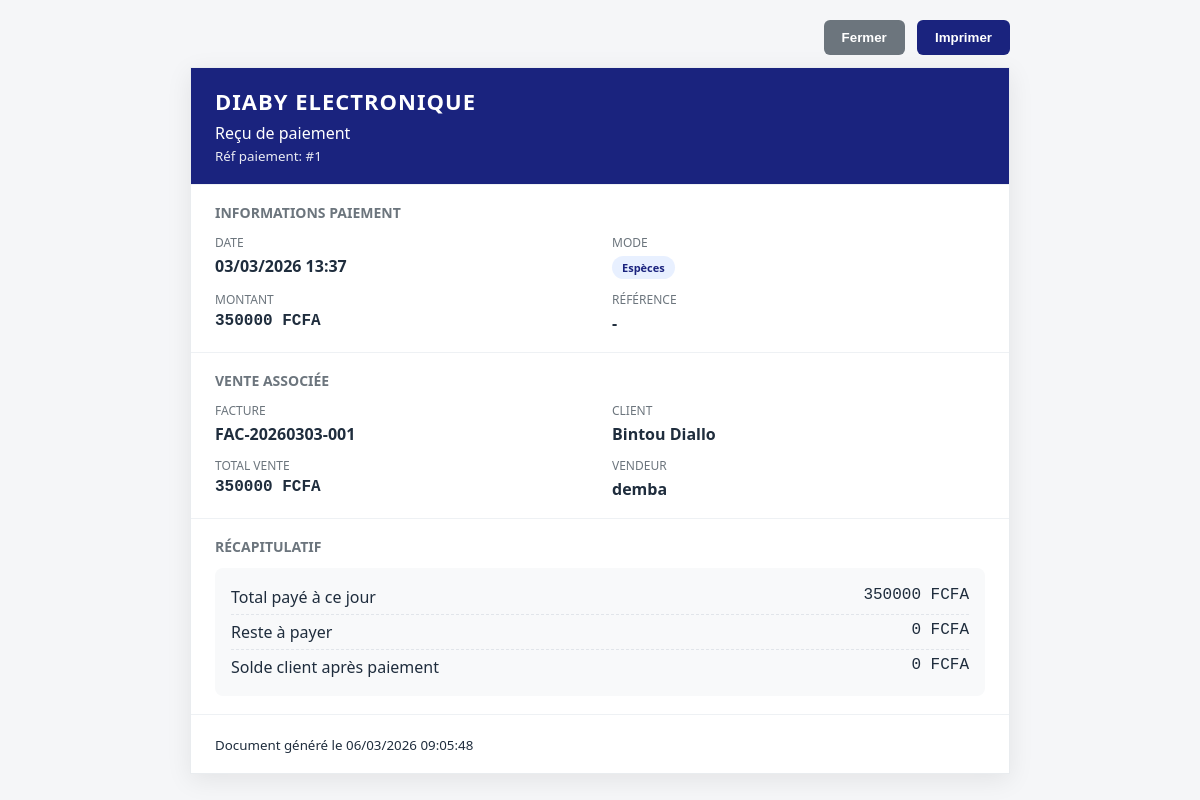
The app's page /sales/payments/1/receipt/ with its own data.
### apps/core/models.py (models this page shows, shortened)
class ShopSettings(models.Model):
    CURRENCY_CHOICES = (
        ('FCFA', 'FCFA (Franc CFA)'),
        ('EUR', 'EUR (Euro)'),
        ('USD', 'USD (Dollar US)'),
    )
    name = models.CharField(max_length=200, default='Diaby Electronic')
    logo = models.ImageField(upload_to='shop/', blank=True, null=True)
    phone = models.CharField(max_length=50, blank=True)
    email = models.EmailField(blank=True)
    address = models.TextField(blank=True)
    currency = models.CharField(max_length=10, choices=CURRENCY_CHOICES, default='FCFA')
    ninea = models.CharField(max_length=50, blank=True)
    tax_number = models.CharField(max_length=50, blank=True)
    updated_by = models.ForeignKey(
        settings.AUTH_USER_MODEL,
        on_delete=models.SET_NULL,
        null=True,
        blank=True,
        related_name='updated_shop_settings'
    )
    updated_at = models.DateTimeField(auto_now=True)
    @classmethod
    def get_solo(cls):
        obj, _ = cls.objects.get_or_create(pk=1)
        return obj

### apps/sales/models.py (models this page shows, shortened)
class SalePayment(models.Model):
    METHOD_CHOICES = (
        ('cash', 'Espèces'),
        ('mobile', 'Mobile Money'),
        ('card', 'Carte bancaire'),
        ('bank', 'Virement'),
    )
    sale = models.ForeignKey(Sale, related_name='payments', on_delete=models.CASCADE)
    client = models.ForeignKey(Client, on_delete=models.SET_NULL, null=True)
    amount = models.DecimalField(max_digits=12, decimal_places=2)
    method = models.CharField(max_length=20, choices=METHOD_CHOICES, default='cash')
    reference = models.CharField(max_length=100, blank=True, null=True)
    balance_after = models.DecimalField(max_digits=12, decimal_places=2, blank=True, null=True)
    created_by = models.ForeignKey(settings.AUTH_USER_MODEL, on_delete=models.SET_NULL, null=True)
    created_at = models.DateTimeField(auto_now_add=True)

class Sale(models.Model):
    invoice_number = models.CharField(max_length=20, unique=True, editable=False, null=True)
    client = models.ForeignKey(Client, on_delete=models.SET_NULL, null=True)
    total_amount = models.DecimalField(max_digits=12, decimal_places=2, default=0)
    amount_paid = models.DecimalField(max_digits=12, decimal_places=2, default=0)
    created_by = models.ForeignKey(settings.AUTH_USER_MODEL, on_delete=models.SET_NULL, null=True)
    created_at = models.DateTimeField(auto_now_add=True)

### apps/clients/models.py (models this page shows, shortened)
class Client(models.Model):
    CLIENT_TYPES = (
        ('regular', 'Client régulier'),
        ('vip', 'VIP'),
        ('wholesale', 'Grossiste'),
        ('new', 'Nouveau client'),
    )
    name = models.CharField(max_length=150)
    phone = models.CharField(max_length=20, unique=True)
    email = models.EmailField(blank=True, null=True)
    address = models.CharField(max_length=255, blank=True, null=True)
    balance = models.DecimalField(max_digits=12, decimal_places=0, default=0)
    credit_limit = models.DecimalField(max_digits=12, decimal_places=0, default=100000)
    client_type = models.CharField(max_length=20, choices=CLIENT_TYPES, default='regular')
    loyalty_level = models.IntegerField(default=0)  # 0 to 5
    is_active = models.BooleanField(default=True)
    created_by = models.ForeignKey(
        settings.AUTH_USER_MODEL,
        on_delete=models.SET_NULL,
        null=True,
        related_name='clients_created'
    )
    updated_by = models.ForeignKey(
        settings.AUTH_USER_MODEL,
        on_delete=models.SET_NULL,
        null=True,
        related_name='clients_updated'
    )
    created_at = models.DateTimeField(auto_now_add=True)
    updated_at = models.DateTimeField(auto_now=True)

### apps/accounts/models.py (models this page shows, shortened)
class CustomUser(AbstractUser):
    ROLE_CHOICES = (
        ('admin', 'Administrateur'),
        ('manager', 'Gestionnaire'),
        ('seller', 'Vendeur'),
    )
    role = models.CharField(
        max_length=20,
        choices=ROLE_CHOICES,
        default='seller'
    )
    phone = models.CharField(max_length=20, blank=True, null=True)
    created_at = models.DateTimeField(auto_now_add=True)
    objects = CustomUserManager()  # <- important pour utiliser notre manager

### apps/sales/views.py (the view)
# urls.py: path('payments/<int:pk>/receipt/', views.purchase_payment_receipt, name='payment_receipt'),
def payment_receipt(request, pk):
    payment = get_object_or_404(
        SalePayment.objects.select_related('sale', 'client', 'created_by'),
        pk=pk
    )
    sale = payment.sale
    total_paid_to_payment = SalePayment.objects.filter(
        sale=sale,
        id__lte=payment.id,
    ).aggregate(total=Sum('amount'))['total'] or 0
    remaining_after = sale.total_amount - total_paid_to_payment
    context = {
        'payment': payment,
        'sale': sale,
        'total_paid_to_payment': total_paid_to_payment,
        'remaining_after': remaining_after,
    }
    return render(request, 'sales/payment_receipt.html', context)

### apps/core/context_processors.py (called while the page is built)
def sidebar_stats(request):
    low_stock_count = Product.objects.filter(
        stock_quantity__lte=F('low_stock_threshold')
    ).count()
    return {
        'low_stock_count': low_stock_count,
        'current_time': timezone.localtime(),
    }

def shop_settings(request):
    try:
        settings_obj = ShopSettings.get_solo()
    except OperationalError:
        settings_obj = None
    return {'shop_settings': settings_obj}

### apps/sales/templates/sales/payment_receipt.html (shortened to what this page needs)
<!DOCTYPE html>
<html lang="fr">
<head>
</head>
<body>
    <div class="print-actions">
        <button class="btn btn-secondary" onclick="window.close()">Fermer</button>
        <button class="btn btn-primary" onclick="window.print()">Imprimer</button>
    </div>
    <div class="receipt">
        <div class="header">
            <h1>{{ shop_settings.name|default:"Diaby Electronic"|upper }}</h1>
            <div>Reçu de paiement</div>
            <small>Réf paiement: #{{ payment.id }}</small>
        </div>
        <div class="section">
            <div class="section-title">Informations paiement</div>
            <div class="grid">
                <div>
                    <div class="label">Date</div>
                    <div class="value">{{ payment.created_at|date:"d/m/Y H:i" }}</div>
                </div>
                <div>
                    <div class="label">Mode</div>
                    <div class="value"><span class="badge">{{ payment.get_method_display }}</span></div>
                </div>
                <div>
                    <div class="label">Montant</div>
                    <div class="value amount">{{ payment.amount|floatformat:0 }} FCFA</div>
                </div>
                <div>
                    <div class="label">Référence</div>
                    <div class="value">{{ payment.reference|default:"-" }}</div>
                </div>
            </div>
        </div>
        <div class="section">
            <div class="section-title">Vente associée</div>
            <div class="grid">
                <div>
                    <div class="label">Facture</div>
                    <div class="value">{{ sale.invoice_number|default:sale.id }}</div>
                </div>
                <div>
                    <div class="label">Client</div>
                    <div class="value">{{ sale.client.name|default:"Client Comptoir" }}</div>
                </div>
                <div>
                    <div class="label">Total vente</div>
                    <div class="value amount">{{ sale.total_amount|floatformat:0 }} FCFA</div>
                </div>
                <div>
                    <div class="label">Vendeur</div>
                    <div class="value">{{ payment.created_by.get_full_name|default:payment.created_by.username }}</div>
                </div>
            </div>
        </div>
        <div class="section">
            <div class="section-title">Récapitulatif</div>
            <div class="summary">
                <div class="summary-row">
                    <span>Total payé à ce jour</span>
                    <span class="amount">{{ total_paid_to_payment|floatformat:0 }} FCFA</span>
                </div>
                <div class="summary-row">
                    <span>Reste à payer</span>
                    <span class="amount">{{ remaining_after|floatformat:0 }} FCFA</span>
                </div>
                {% if payment.balance_after is not None %}
                <div class="summary-row">
                    <span>Solde client après paiement</span>
                    <span class="amount">{{ payment.balance_after|floatformat:0 }} FCFA</span>
                </div>
                {% endif %}
            </div>
        </div>
        <div class="section">
            <small>Document généré le {% now "d/m/Y H:i:s" %}</small>
        </div>
    </div>
</body>
</html>

### apps/sales/templates/sales/payment_receipt.html (style rules this page uses)
* { box-sizing: border-box; }
body { font-family: "Segoe UI", Arial, sans-serif; background: #f5f6f8; color: #1f2d3d; margin: 0; padding: 20px; }
.receipt { max-width: 820px; margin: 0 auto; background: #fff; border: 1px solid #e9ecef; box-shadow: 0 6px 24px rgba(0,0,0,0.08); }
.header { background: #1a237e; color: #fff; padding: 18px 24px; }
.header h1 { margin: 0 0 6px; font-size: 22px; letter-spacing: 1px; }
.header small { opacity: 0.9; }
.section { padding: 18px 24px; border-top: 1px solid #eef1f4; }
.section-title { font-size: 14px; font-weight: 600; text-transform: uppercase; color: #6c757d; margin-bottom: 12px; }
.grid { display: grid; grid-template-columns: repeat(2, minmax(0, 1fr)); gap: 12px 24px; }
.label { color: #6c757d; font-size: 12px; text-transform: uppercase; }
.value { font-weight: 600; margin-top: 4px; }
.amount { font-family: monospace; font-size: 16px; }
.summary { background: #f8f9fa; border-radius: 8px; padding: 12px 16px; }
.summary-row { display: flex; justify-content: space-between; padding: 6px 0; border-bottom: 1px dashed #e1e5ea; }
.summary-row:last-child { border-bottom: none; }
.badge { display: inline-block; padding: 4px 10px; border-radius: 999px; font-size: 11px; font-weight: 600; background: #e8f0ff; color: #1a237e; }
.print-actions { max-width: 820px; margin: 0 auto 12px; text-align: right; }
.btn { border: none; padding: 10px 18px; border-radius: 6px; cursor: pointer; font-weight: 600; }
.btn-primary { background: #1a237e; color: #fff; }
.btn-secondary { background: #6c757d; color: #fff; margin-right: 8px; }

### records on screen
ShopSettings: name "DIABY ELECTRONIQUE"
SalePayment: id "1", created_at "03/03/2026 13:37", method "Espèces", amount "350000", reference "-", created_by.get_full_name "demba", balance_after "0"
Sale: invoice_number "FAC-20260303-001", client.name "Bintou Diallo", total_amount "350000"

### other values on screen
{{ total_paid_to_payment|floatformat:0 }} "350000"
{{ remaining_after|floatformat:0 }} "0"
